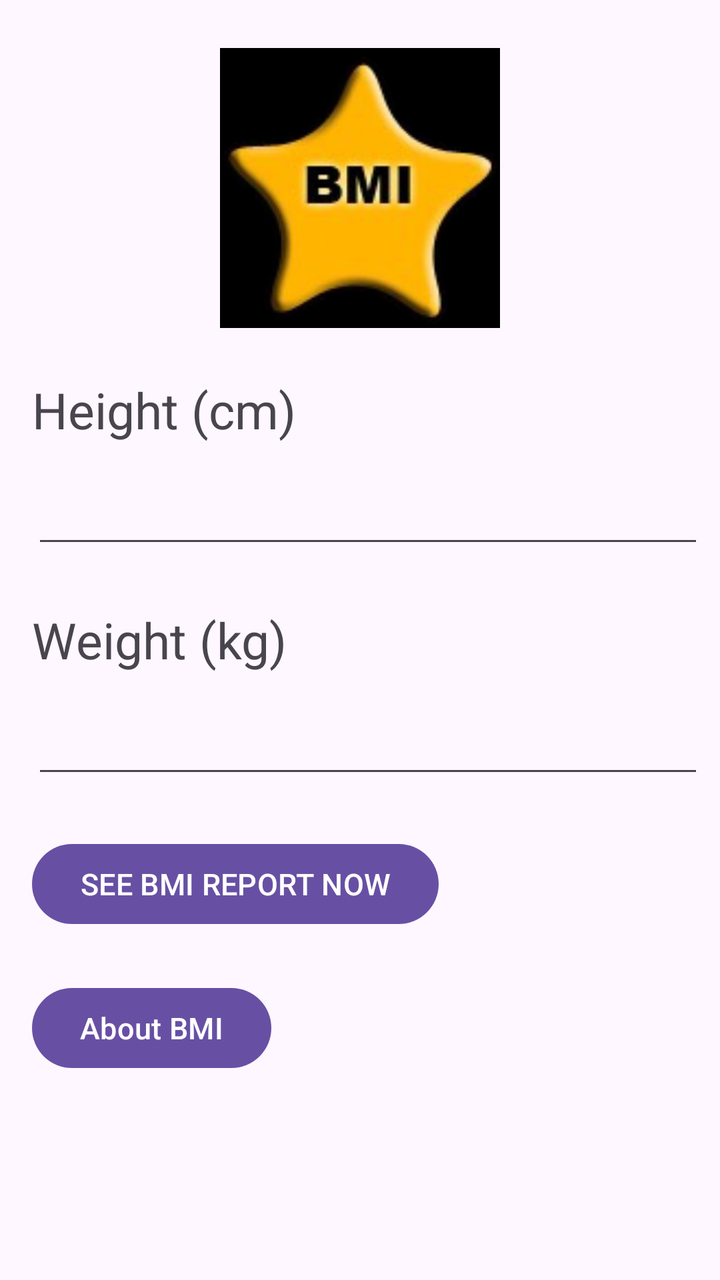
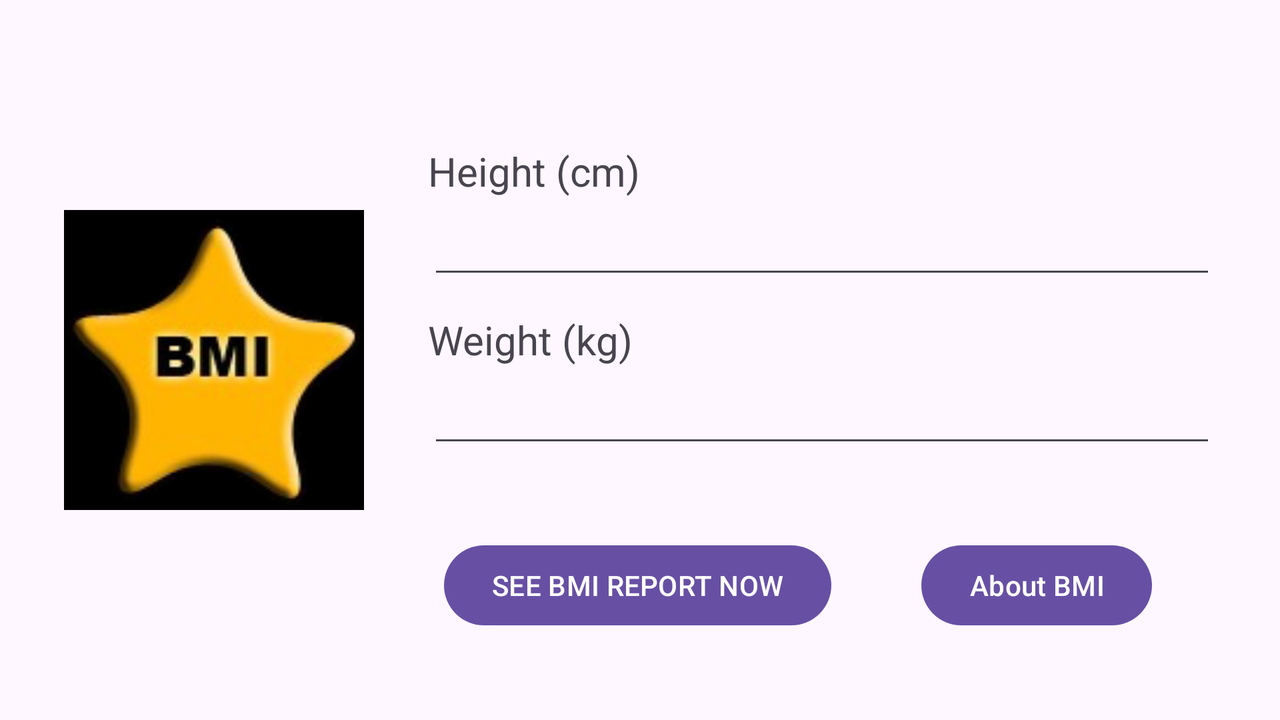

Two renders of one Android screen. The first uses the default layout on a phone; the second uses the alternative layout the repository ships for a different screen configuration, on a matching device. The two XML files are below.
<!-- AndroidManifest.xml: application theme Theme.BMI01 -->
<!-- res/layout/activity_main.xml -->
<?xml version="1.0" encoding="utf-8"?>
<androidx.constraintlayout.widget.ConstraintLayout xmlns:android="http://schemas.android.com/apk/res/android"
    xmlns:app="http://schemas.android.com/apk/res-auto"
    xmlns:tools="http://schemas.android.com/tools"
    android:layout_width="match_parent"
    android:layout_height="match_parent"
    tools:context=".MainActivity">

    <ImageView
        android:id="@+id/imageView"
        android:layout_width="140dp"
        android:layout_height="140dp"
        android:layout_marginStart="8dp"
        android:layout_marginTop="24dp"
        android:layout_marginEnd="8dp"
        app:layout_constraintEnd_toEndOf="parent"
        app:layout_constraintStart_toStartOf="parent"
        app:layout_constraintTop_toTopOf="parent"
        app:srcCompat="@drawable/icon_128" />

    <TextView
        android:id="@+id/textView"
        android:layout_width="wrap_content"
        android:layout_height="wrap_content"
        android:layout_marginStart="16dp"
        android:layout_marginTop="24dp"
        android:text="@string/bmi_height"
        android:textSize="25sp"
        app:layout_constraintStart_toStartOf="parent"
        app:layout_constraintTop_toBottomOf="@+id/imageView" />

    <EditText
        android:id="@+id/heightET"
        android:layout_width="0dp"
        android:layout_height="wrap_content"
        android:layout_marginStart="16dp"
        android:layout_marginTop="16dp"
        android:layout_marginEnd="8dp"
        android:ems="10"
        android:inputType="numberDecimal"
        app:layout_constraintEnd_toEndOf="parent"
        app:layout_constraintStart_toStartOf="parent"
        app:layout_constraintTop_toBottomOf="@+id/textView" />

    <TextView
        android:id="@+id/textView2"
        android:layout_width="wrap_content"
        android:layout_height="wrap_content"
        android:layout_marginStart="16dp"
        android:layout_marginTop="24dp"
        android:text="@string/bmi_weight"
        android:textSize="25sp"
        app:layout_constraintStart_toStartOf="parent"
        app:layout_constraintTop_toBottomOf="@+id/heightET" />

    <EditText
        android:id="@+id/weightET"
        android:layout_width="0dp"
        android:layout_height="wrap_content"
        android:layout_marginStart="16dp"
        android:layout_marginTop="16dp"
        android:layout_marginEnd="8dp"
        android:ems="10"
        android:inputType="numberDecimal"
        app:layout_constraintEnd_toEndOf="parent"
        app:layout_constraintStart_toStartOf="parent"
        app:layout_constraintTop_toBottomOf="@+id/textView2" />

    <Button
        android:id="@+id/reportBtn"
        android:layout_width="wrap_content"
        android:layout_height="wrap_content"
        android:layout_marginStart="16dp"
        android:layout_marginTop="24dp"
        android:text="@string/bmi_btn"
        android:textSize="15sp"
        app:layout_constraintStart_toStartOf="parent"
        app:layout_constraintTop_toBottomOf="@+id/weightET" />


    <Button
        android:id="@+id/aboutBtn"
        android:layout_width="wrap_content"
        android:layout_height="wrap_content"
        android:layout_marginStart="16dp"
        android:layout_marginTop="24dp"
        android:text="@string/about_button"
        android:textSize="15sp"
        app:layout_constraintTop_toBottomOf="@+id/reportBtn"
        app:layout_constraintStart_toStartOf="parent"
        />


</androidx.constraintlayout.widget.ConstraintLayout>
<!-- resources referenced by this layout -->
<resources>
  <!-- drawable icon_128: png bitmap (drawable, 16959 bytes) -->
  <string name="about_button">About BMI</string>
  <string name="bmi_btn">SEE BMI REPORT NOW</string>
  <string name="bmi_height">Height (cm)</string>
  <string name="bmi_weight">Weight (kg)</string>
  <style name="Theme.BMI01" parent="Base.Theme.BMI01" />
  <style name="Base.Theme.BMI01" parent="Theme.Material3.DayNight.NoActionBar">
          
          
      </style>
</resources>
<!-- res/layout-land/activity_main.xml (the repository's variant of the layout above) -->
<!-- drawn on the phone turned sideways -->
<?xml version="1.0" encoding="utf-8"?>
<androidx.constraintlayout.widget.ConstraintLayout xmlns:android="http://schemas.android.com/apk/res/android"
    xmlns:app="http://schemas.android.com/apk/res-auto"
    xmlns:tools="http://schemas.android.com/tools"
    android:id="@+id/main"
    android:layout_width="match_parent"
    android:layout_height="match_parent"
    tools:context=".MainActivity">


    <ImageView
        android:id="@+id/imageView"
        android:layout_width="150dp"
        android:layout_height="150dp"
        android:layout_marginStart="32dp"
        app:layout_constraintBottom_toBottomOf="parent"
        app:layout_constraintStart_toStartOf="parent"
        app:layout_constraintTop_toTopOf="parent"
        android:src="@drawable/icon_128" />


    <TextView
        android:id="@+id/textView"
        android:layout_width="wrap_content"
        android:layout_height="wrap_content"
        android:layout_marginStart="32dp"
        android:layout_marginTop="72dp"
        android:text="@string/bmi_height"
        android:textSize="20sp"
        app:layout_constraintStart_toEndOf="@+id/imageView"
        app:layout_constraintTop_toTopOf="parent" />


    <EditText
        android:id="@+id/heightET"
        android:layout_width="0dp"
        android:layout_height="wrap_content"
        android:layout_marginStart="32dp"
        android:layout_marginTop="4dp"
        android:layout_marginEnd="32dp"
        android:ems="10"
        android:inputType="numberDecimal"
        app:layout_constraintEnd_toEndOf="parent"
        app:layout_constraintStart_toEndOf="@+id/imageView"
        app:layout_constraintTop_toBottomOf="@+id/textView" />


    <TextView
        android:id="@+id/textView2"
        android:layout_width="wrap_content"
        android:layout_height="wrap_content"
        android:layout_marginStart="32dp"
        android:layout_marginTop="12dp"
        android:text="@string/bmi_weight"
        android:textSize="20sp"
        app:layout_constraintStart_toEndOf="@+id/imageView"
        app:layout_constraintTop_toBottomOf="@+id/heightET" />


    <EditText
        android:id="@+id/weightET"
        android:layout_width="0dp"
        android:layout_height="wrap_content"
        android:layout_marginStart="32dp"
        android:layout_marginTop="4dp"
        android:layout_marginEnd="32dp"
        android:ems="10"
        android:inputType="numberDecimal"
        app:layout_constraintEnd_toEndOf="parent"
        app:layout_constraintHorizontal_bias="0.0"
        app:layout_constraintStart_toEndOf="@+id/imageView"
        app:layout_constraintTop_toBottomOf="@+id/textView2" />


    <Button
        android:id="@+id/reportBtn"
        android:layout_width="wrap_content"
        android:layout_height="wrap_content"
        android:layout_marginStart="40dp"
        android:layout_marginTop="40dp"
        android:text="@string/bmi_btn"
        app:layout_constraintStart_toEndOf="@+id/imageView"
        app:layout_constraintTop_toBottomOf="@+id/weightET" />


    <Button
        android:id="@+id/aboutBtn"
        android:layout_width="wrap_content"
        android:layout_height="wrap_content"
        android:layout_marginStart="45dp"
        android:layout_marginTop="40dp"
        android:text="@string/about_button"
        app:layout_constraintStart_toEndOf="@+id/reportBtn"
        app:layout_constraintTop_toBottomOf="@+id/weightET" />

</androidx.constraintlayout.widget.ConstraintLayout>
